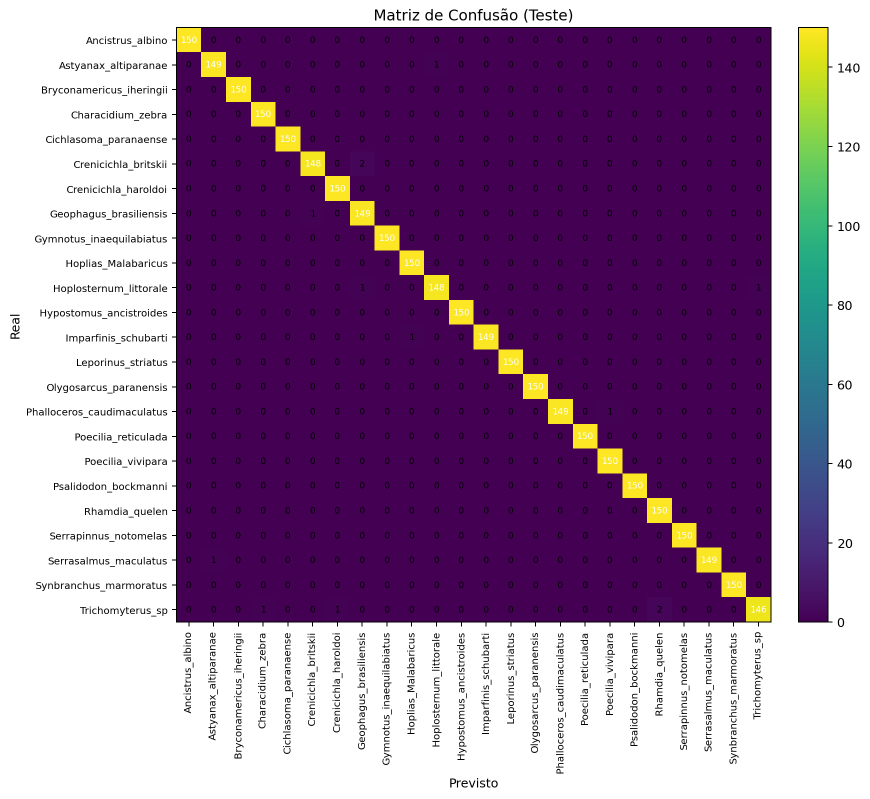
#> input picture reports/test_confusion_matrix.png, 1739 x 1597 px (shown at 1/2 size); its folder holds only this picture in this run
$ python -i augmentar_lote_subpastas.py   (imports and definitions only)
#> lines starting #> are read from the running program, lines starting #| are printed output that depends on the picture
#!/usr/bin/env python3
# augmentar_lote_subpastas.py (sem NumPy, com resize 512x512)
from pathlib import Path
import random
import math
from PIL import Image, ImageEnhance, ImageFilter, ImageOps

# ========== CONFIG ==========
PASTA_BASE = Path(r"C:\Users\Fábio\Desktop\Banco de Imagens Completo\original")

ALVO_QTD = 500
DIGITOS = 3
EXT_SAIDA = ".jpg"
QUALIDADE_JPG = 90

EXTS_IN = (".jpg", ".jpeg", ".png")

APLICAR = True

# Todas as imagens serão padronizadas para este tamanho:
TARGET_W, TARGET_H = 512, 512

# Limiar mínimo (por segurança) — já vamos padronizar para 512, então raramente usará.
MIN_W, MIN_H = 128, 128
# ===========================


def listar_imagens_base(pasta: Path):
    return [p for p in sorted(pasta.iterdir())
            if p.is_file() and p.suffix.lower() in EXTS_IN]


# [7 lines left out: function next_indices_faltantes, not called in this run]


def rand_bool(p=0.5):
    return random.random() < p


def random_affine_params(max_rotate=25, max_shear=0.2, max_translate=0.08, max_scale_delta=0.12):
    angle = random.uniform(-max_rotate, max_rotate)
    shear = random.uniform(-max_shear, max_shear)  # ~tangente
    tx = random.uniform(-max_translate, max_translate)
    ty = random.uniform(-max_translate, max_translate)
    scale = 1.0 + random.uniform(-max_scale_delta, max_scale_delta)
    return angle, shear, tx, ty, scale


def apply_affine(img: Image.Image):
    """Aplica rotação, shear, translate e scale, retornando no mesmo tamanho."""
    w, h = img.size  # aqui será 512x512 (padronizado)
    angle, shear, tx, ty, scale = random_affine_params()

    out = img.rotate(angle, resample=Image.BICUBIC, expand=True)

    sw, sh = out.size
    cx, cy = sw / 2, sh / 2

    shear_x = shear
    shear_y = random.uniform(-abs(shear), abs(shear))

    a = scale
    b = math.tan(shear_x)
    d = math.tan(shear_y)
    e = scale

    trans_x = tx * sw
    trans_y = ty * sh

    c = cx - a * cx - b * cy + trans_x
    f = cy - d * cx - e * cy + trans_y

    out = out.transform(
        (sw, sh),
        Image.AFFINE,
        (a, b, c, d, e, f),
        resample=Image.BICUBIC,
        fillcolor=None
    )

    # Volta para o tamanho padrão (512x512)
    out = ImageOps.fit(out, (w, h), method=Image.BICUBIC, bleed=0.0, centering=(0.5, 0.5))
    return out


def random_crop_zoom(img: Image.Image, max_crop=0.12):
    """Aplica um pequeno crop aleatório e redimensiona de volta ao tamanho padrão."""
    w, h = img.size
    dx = int(random.uniform(0, max_crop) * w)
    dy = int(random.uniform(0, max_crop) * h)
    left = random.randint(0, dx)
    top = random.randint(0, dy)
    right = w - (dx - left)
    bottom = h - (dy - top)
    if right - left < MIN_W or bottom - top < MIN_H:
        return img
    crop = img.crop((left, top, right, bottom))
    return crop.resize((w, h), Image.BICUBIC)


def augment_image(img: Image.Image):
    """Pipeline de augment sem ruído gaussiano, com padronização 512x512."""
    img = ImageOps.exif_transpose(img).convert("RGB")

    # Padroniza o tamanho logo no começo
    img = ImageOps.fit(img, (TARGET_W, TARGET_H), method=Image.BICUBIC, centering=(0.5, 0.5))

    # Flips
    if rand_bool(0.5):
        img = ImageOps.mirror(img)
    if rand_bool(0.2):
        img = ImageOps.flip(img)

    # Affine
    if rand_bool(0.9):
        img = apply_affine(img)

    # Crop/zoom leve
    if rand_bool(0.7):
        img = random_crop_zoom(img, max_crop=0.12)

    # Ajustes fotométricos
    if rand_bool(0.9):
        img = ImageEnhance.Brightness(img).enhance(random.uniform(0.7, 1.35))
    if rand_bool(0.8):
        img = ImageEnhance.Contrast(img).enhance(random.uniform(0.8, 1.3))
    if rand_bool(0.6):
        img = ImageEnhance.Color(img).enhance(random.uniform(0.75, 1.35))
    if rand_bool(0.6):
        img = ImageEnhance.Sharpness(img).enhance(random.uniform(0.75, 1.4))

    # Blur leve opcional (mantém variedade sem ficar pesado)
    if rand_bool(0.2):
        img = img.filter(ImageFilter.GaussianBlur(radius=random.uniform(0.3, 1.0)))

    return img


# [76 lines left out: functions salvar_jpg, processar_pasta, main, not called in this run]


# [3 lines not run here, left out]

>>> from PIL import Image
>>> picture = Image.open('reports/test_confusion_matrix.png')
#> picture is the input picture: PIL image 1739x1597 RGBA; mean R, G, B, A 153.5, 122.5, 157.5, 255
>>> result = augment_image(picture)
#> in augment_image, `img = ImageOps.fit(img, (TARGET_W, TARGET_H), method=Image.BICUBIC, ce..`:
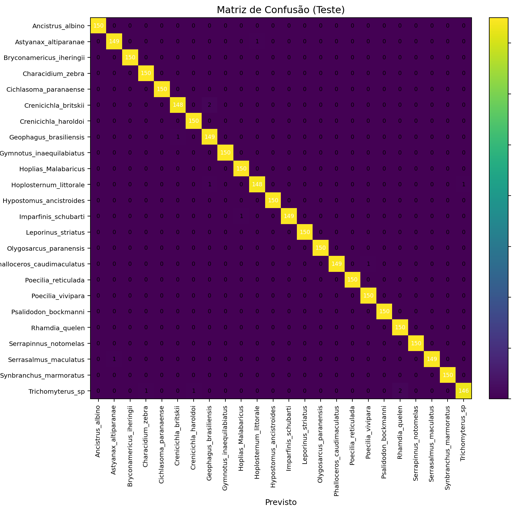
#> img: PIL image 512x512 RGB; mean R, G, B 144.5, 110.8, 148.8
#> in apply_affine, `out = img.rotate(angle, resample=Image.BICUBIC, expand=True)`:
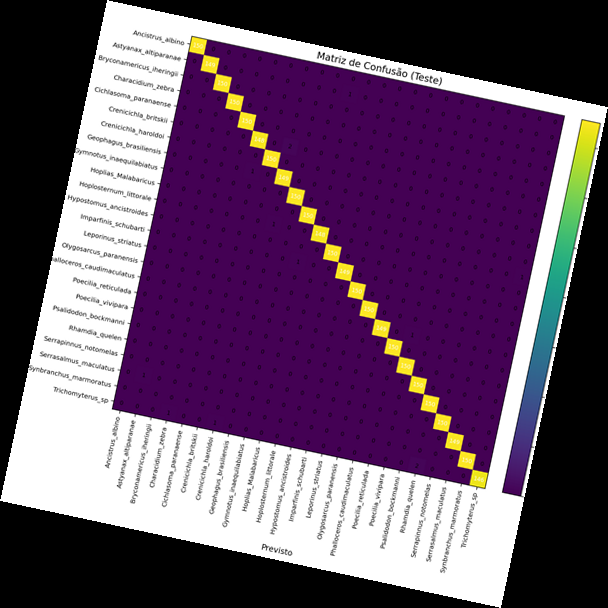
#> out: PIL image 608x608 RGB; mean R, G, B 102.1, 78.4, 105.2
#> in apply_affine, `out = out.transform( (sw, sh), Image.AFFINE, (a, b, c, d, e, f), resam..`:
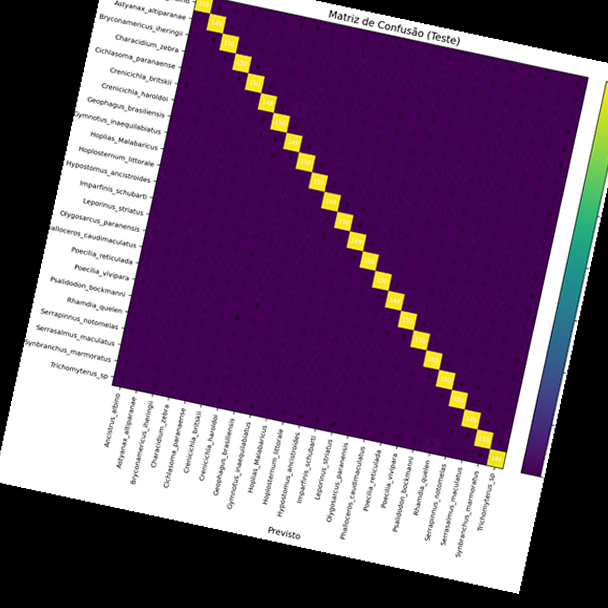
#> out: PIL image 608x608 RGB; mean R, G, B 108, 81.9, 111.8
#> in apply_affine, `out = ImageOps.fit(out, (w, h), method=Image.BICUBIC, bleed=0.0, cente..`:
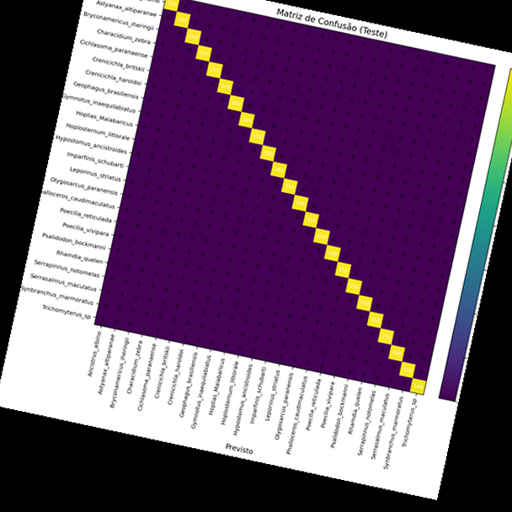
#> out: PIL image 512x512 RGB; mean R, G, B 107.9, 81.8, 111.7
#> in random_crop_zoom, `crop = img.crop((left, top, right, bottom))`:
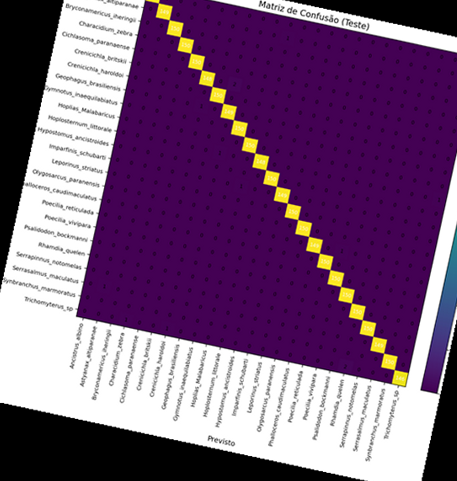
#> crop: PIL image 457x481 RGB; mean R, G, B 120.6, 88.6, 124.7
#> in random_crop_zoom, `return crop.resize((w, h), Image.BICUBIC)`:
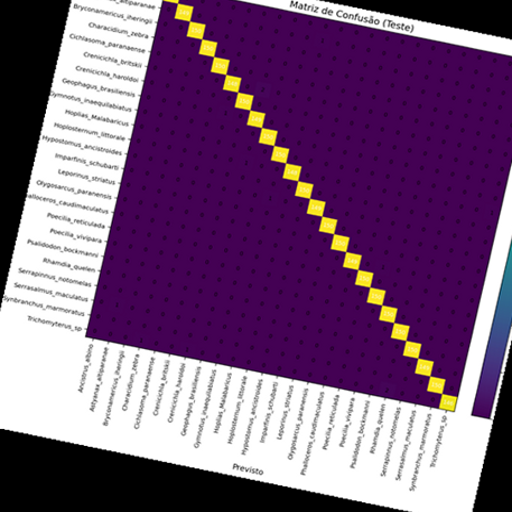
#> returned value: PIL image 512x512 RGB; mean R, G, B 120.5, 88.5, 124.6
#> in augment_image, `img = ImageEnhance.Contrast(img).enhance(random.uniform(0.8, 1.3))`:
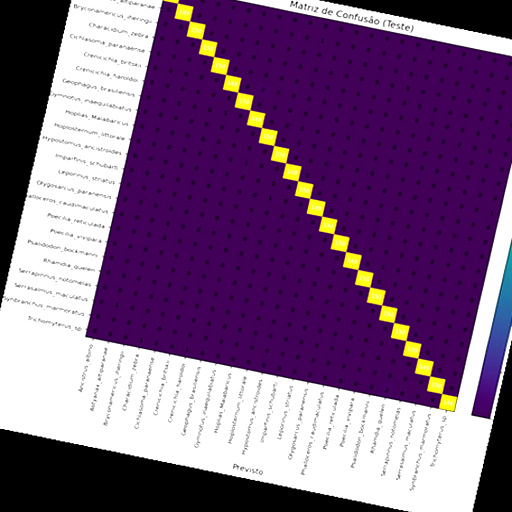
#> img: PIL image 512x512 RGB; mean R, G, B 122.1, 91.3, 128.9

$ run again, on reports/val_confusion_matrix_epoch_10.png
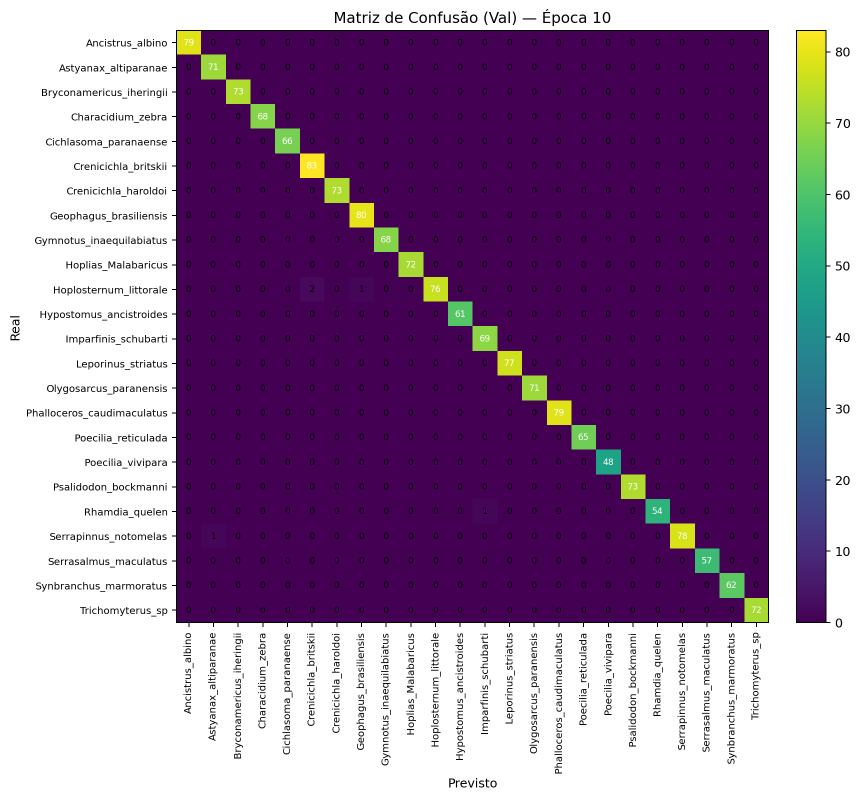
#> input picture reports/val_confusion_matrix_epoch_10.png, 1719 x 1598 px (shown at 1/2 size)
#> picture is the input picture: PIL image 1719x1598 RGBA; mean R, G, B, A 151.1, 121.7, 157.6, 255
#> in random_crop_zoom, `crop = img.crop((left, top, right, bottom))`:
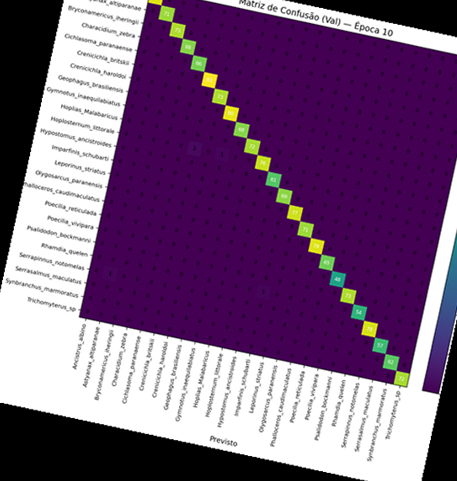
#> crop: PIL image 457x481 RGB; mean R, G, B 119.5, 89.4, 126
#> in augment_image, `img = ImageEnhance.Contrast(img).enhance(random.uniform(0.8, 1.3))`:
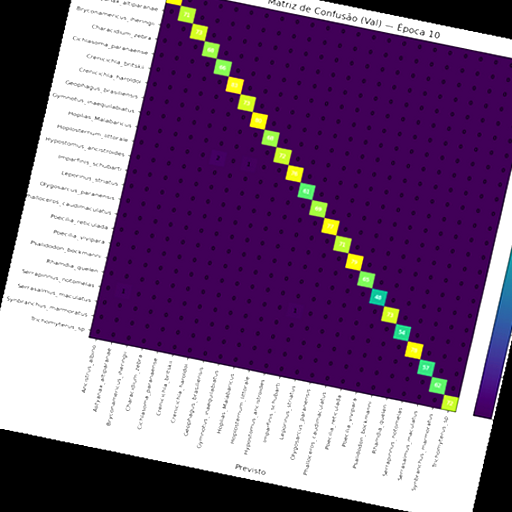
#> img: PIL image 512x512 RGB; mean R, G, B 121.1, 92.4, 130.4
